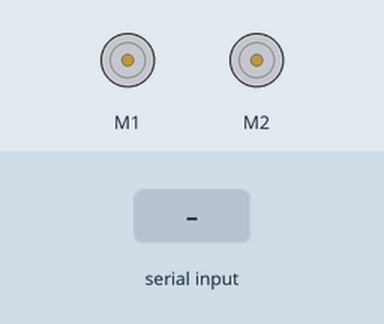
Recording of a sketch running on a simulated Arduino Uno, built with avr-gcc and run on an emulated ATmega328P. On the bench: 2 × DC motor (green arrow = forward, orange = backward, longer = faster). The inputs (shaded band) are chosen by the test bench. What the sketch prints to the serial monitor is not drawn.

Above: at 1.2 s.
1.3 s: "w" received over the second serial link
At 2.2 s:
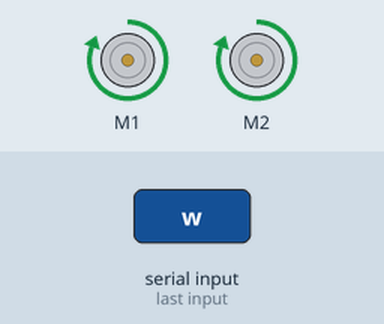
2.8 s: "s" received over the second serial link
At 3.4 s:
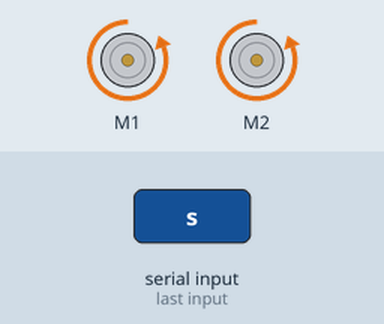
4.3 s: "a" received over the second serial link
At 5.5 s:
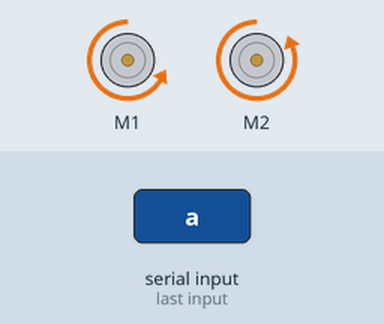
5.8 s: "d" received over the second serial link
At 6.8 s:
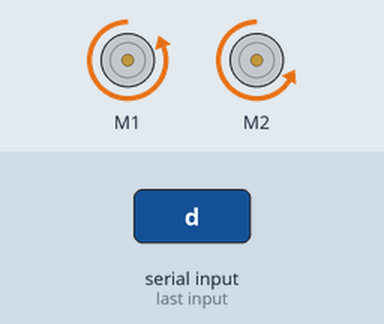
7.3 s: "1" received over the second serial link
At 8.0 s:
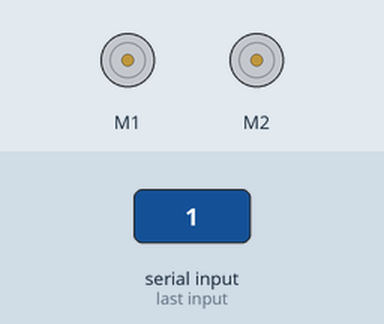
Timing chart, 0 to 9.8 s (numbered marks = the images above; inputs shaded):
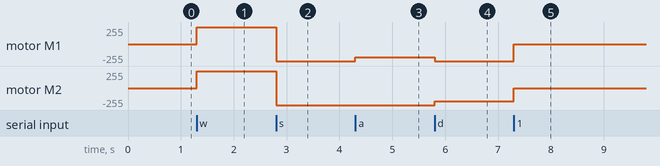

Measured:
- after the input at 1.3 s, motor M1, motor M2: stopped → forward 255/255 at once
- after the input at 2.8 s, motor M1, motor M2: forward 255/255 → backward 255/255 at once
- after the input at 4.3 s, motor M1: backward 255/255 → backward 200/255 at once
- after the input at 5.8 s, motor M1: backward 200/255 → backward 255/255 at once; motor M2: backward 255/255 → backward 200/255 at once
- after the input at 7.3 s, motor M1: backward 255/255 → stopped at once; motor M2: backward 200/255 → stopped at once

The sketch:

_____2022.1.26___.ino
```cpp
#include <AFMotor.h>
#include <SoftwareSerial.h>
SoftwareSerial BTserial(9, 2);
AF_DCMotor motor1(1);
AF_DCMotor motor2(2);
void setup() {
  motor1.setSpeed(200);
  motor2.setSpeed(200);
  motor1.run(RELEASE);
  motor2.run(RELEASE);
  Serial.begin(9600);
  BTserial.begin(9600);
  Serial.println("success!!!");
  BTserial.println("success!!!");
}

void loop() {
  if(BTserial.available()>0){
    char a=BTserial.read();
  if(a=='w'){
    motor1.run(FORWARD);
    motor1.setSpeed(255);
    motor2.run(FORWARD);
    motor2.setSpeed(255);
    delay(15);

  }
  else if(a=='s'){
    motor1.run(BACKWARD);
    motor1.setSpeed(255);
    motor2.run(BACKWARD);
    motor2.setSpeed(255);
    delay(15);

  }
  else if(a=='a'){
    motor1.run(BACKWARD);
    motor1.setSpeed(200);
    motor2.run(BACKWARD);
    motor2.setSpeed(255);
    delay(15);

  }
 else if(a=='d'){
    motor1.run(BACKWARD);
    motor1.setSpeed(255);
    motor2.run(BACKWARD);
    motor2.setSpeed(200);
    delay(15);

  }
  else{
    motor1.run(RELEASE);
    motor2.run(RELEASE);
    delay(15);
  }
  }
}
```
